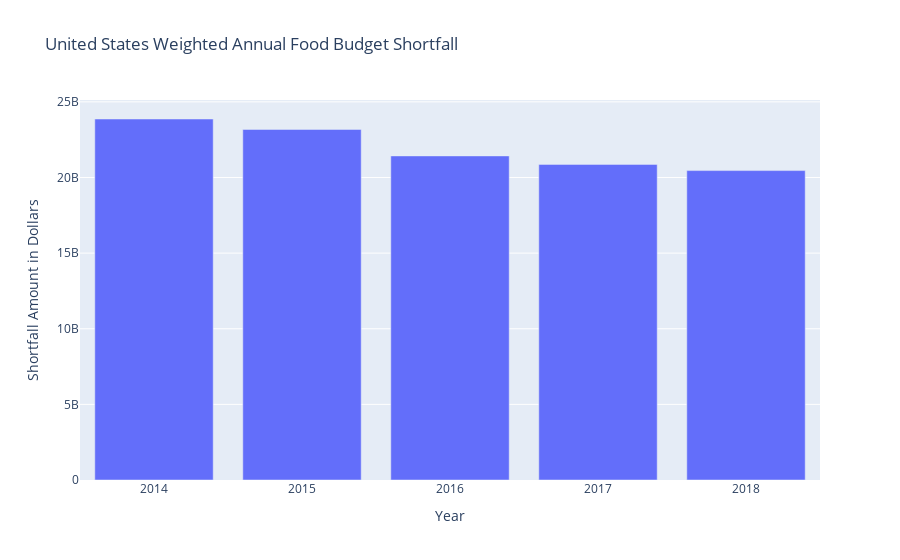

Notebook source saved alongside this figure:
### Code cell
fig = px.bar(US_ShortFall,x='Year',y='Shortfall Amount in Dollars',title="United States Weighted Annual Food Budget Shortfall")
fig.show()

### Figure 1 — Plotly figure (JSON) as saved in the notebook; plotly's stock layout.template omitted (floating-point values rounded to 4 significant figures)
{"data": [{"alignmentgroup": "True", "hovertemplate": "Year=%{x}<br>Shortfall Amount in Dollars=%{y}<extra></extra>", "legendgroup": "", "marker": {"color": "#636efa"}, "name": "", "offsetgroup": "", "orientation": "v", "showlegend": false, "textposition": "auto", "type": "bar", "x": ["2014", "2015", "2016", "2017", "2018"], "xaxis": "x", "y": [23867140000, 23176814000, 21426692000, 20866247000, 20456106000], "yaxis": "y"}], "layout": {"autosize": true, "barmode": "relative", "legend": {"tracegroupgap": 0}, "title": {"text": "United States Weighted Annual Food Budget Shortfall"}, "xaxis": {"anchor": "y", "autorange": false, "domain": [0, 1], "range": [-0.5, 4.5], "title": {"text": "Year"}, "type": "category"}, "yaxis": {"anchor": "x", "autorange": false, "domain": [0, 1], "range": [1.907e-06, 25120000000.0], "title": {"text": "Shortfall Amount in Dollars"}, "type": "linear"}}}
